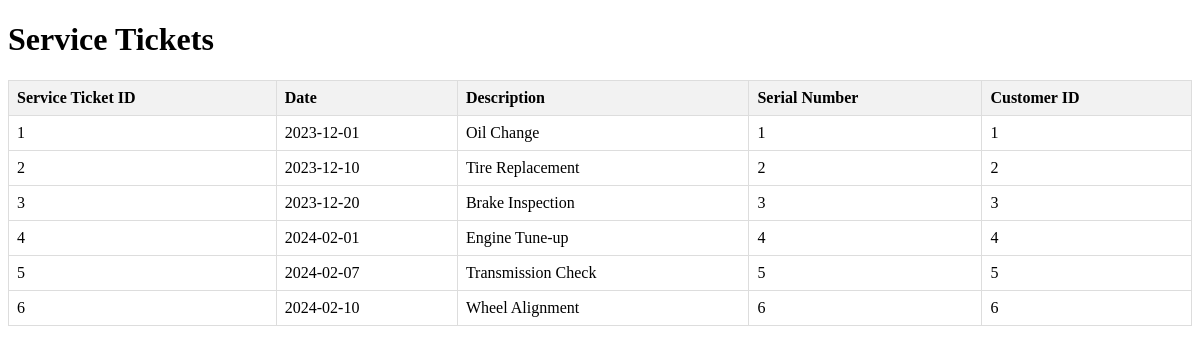
/controllers/getservice.php, run on the app's committed database.
### tables this page shows
CREATE TABLE `serviceticket` (
  `serviceTicketId` int(11) NOT NULL,
  `date` date DEFAULT NULL,
  `description` varchar(255) DEFAULT NULL,
  `serialNumber` int(11) DEFAULT NULL,
  `customerId` int(11) DEFAULT NULL
);

### controllers/getservice.php (the view, shortened to what this page needs)
<?php
require('../configs/db.php');
$query = "SELECT serviceTicketId, date, description, serialNumber, customerId FROM serviceticket";
$stmt = $conn->prepare($query);
$stmt->execute();
$result = $stmt->get_result();
if ($result->num_rows > 0) {
    echo '<!DOCTYPE html>
          <html lang="en">
          <head>
              <meta charset="UTF-8">
              <meta name="viewport" content="width=device-width, initial-scale=1.0">
              <title>Service Tickets</title>
              <style>
                  table {
                      width: 100%;
                      border-collapse: collapse;
                  }
                  th, td {
                      border: 1px solid #ddd;
                      padding: 8px;
                      text-align: left;
                  }
                  th {
                      background-color: #f2f2f2;
                  }
              </style>
          </head>
          <body>
              <h1>Service Tickets</h1>
              <table>
                  <thead>
                      <tr>
                          <th>Service Ticket ID</th>
                          <th>Date</th>
                          <th>Description</th>
                          <th>Serial Number</th>
                          <th>Customer ID</th>
                      </tr>
                  </thead>
                  <tbody>';
    while ($row = $result->fetch_assoc()) {
        echo '<tr>
                  <td>' . htmlspecialchars($row['serviceTicketId']) . '</td>
                  <td>' . htmlspecialchars($row['date']) . '</td>
                  <td>' . htmlspecialchars($row['description']) . '</td>
                  <td>' . htmlspecialchars($row['serialNumber']) . '</td>
                  <td>' . htmlspecialchars($row['customerId']) . '</td>
              </tr>';
    }
    echo '      </tbody>
              </table>
          </body>
          </html>';
} else {
    echo '<p>No records found.</p>';
}
?>

### controllers/getservice.php (style rules this page uses)
table { width: 100%; border-collapse: collapse; }
th, td { border: 1px solid #ddd; padding: 8px; text-align: left; }
th { background-color: #f2f2f2; }

### data on the page
serviceticket: serviceTicketId "1", date "2023-12-01", description "Oil Change", serialNumber "1", customerId "1"
serviceticket: serviceTicketId "2", date "2023-12-10", description "Tire Replacement", serialNumber "2", customerId "2"
serviceticket: serviceTicketId "3", date "2023-12-20", description "Brake Inspection", serialNumber "3", customerId "3"
serviceticket: serviceTicketId "4", date "2024-02-01", description "Engine Tune-up", serialNumber "4", customerId "4"
serviceticket: serviceTicketId "5", date "2024-02-07", description "Transmission Check", serialNumber "5", customerId "5"
serviceticket: serviceTicketId "6", date "2024-02-10", description "Wheel Alignment", serialNumber "6", customerId "6"
